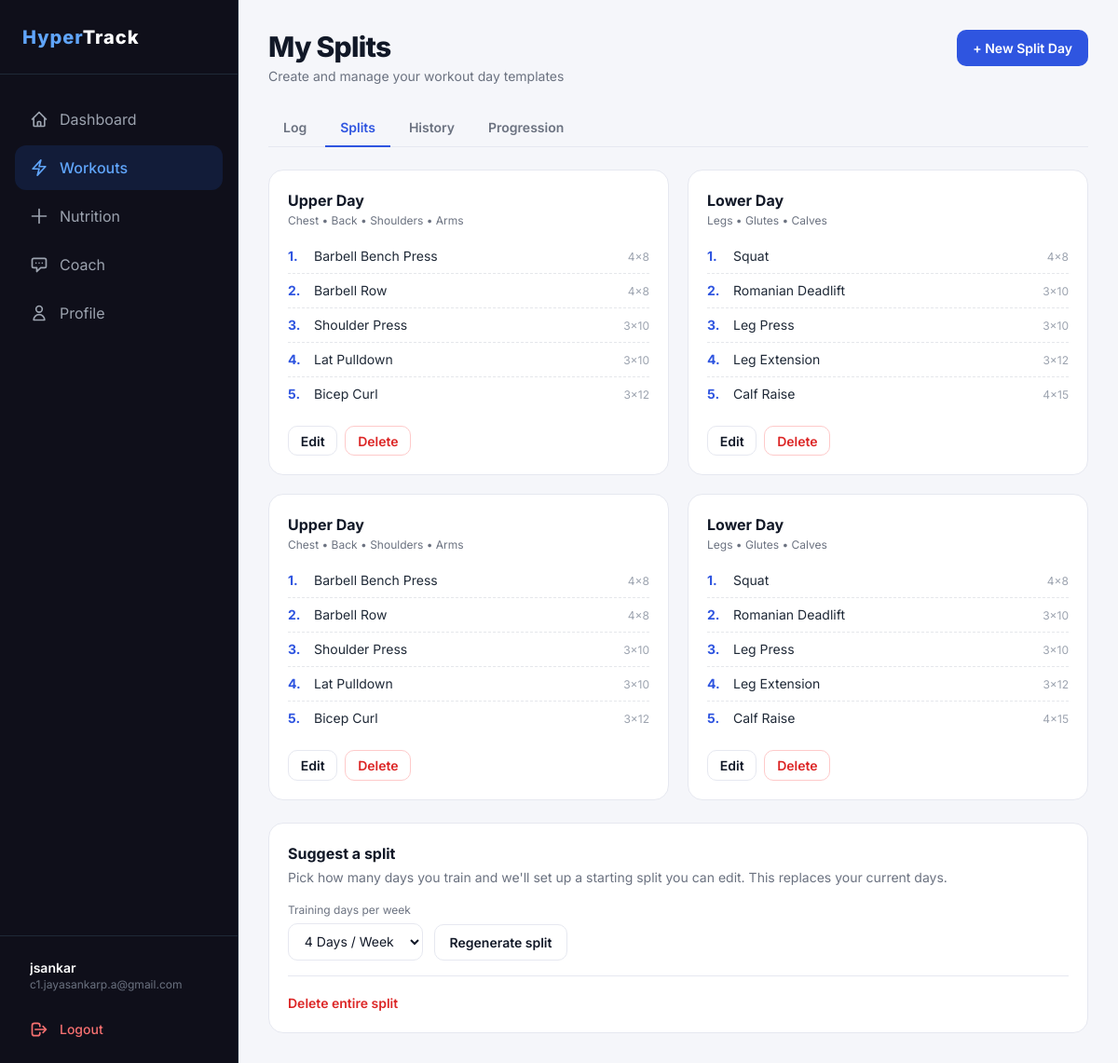
The app's page /workouts/split/ (signed in) with its own data.
### accounts/models.py (models this page shows, shortened)
class User(AbstractUser):
    email = models.EmailField(unique=True)
    name = models.CharField(max_length=150, blank=True)
    age = models.PositiveIntegerField(null=True, blank=True)
    height_cm = models.DecimalField(max_digits=5, decimal_places=2, null=True, blank=True)
    weight_kg = models.DecimalField(max_digits=5, decimal_places=2, null=True, blank=True)
    GOAL_CHOICES = [
        ('lose_weight', 'Lose Weight'),
        ('gain_muscle', 'Gain Muscle'),
        ('maintain', 'Maintain'),
    ]
    goal = models.CharField(
        max_length=20,
        choices=GOAL_CHOICES,
        default='maintain'
    )
    created_at = models.DateTimeField(auto_now_add=True)
    objects = UserManager()
    USERNAME_FIELD = 'email'
    REQUIRED_FIELDS = []  # email is USERNAME_FIELD, username is auto-filled to email

### workouts/models.py (models this page shows, shortened)
class SplitDay(models.Model):
    split = models.ForeignKey(WorkoutSplit, on_delete=models.CASCADE, related_name='days')
    order = models.PositiveSmallIntegerField(default=1)
    label = models.CharField(max_length=50)
    muscle_focus = models.CharField(max_length=100, blank=True)  # e.g. "Chest, Shoulders, Triceps"
    class Meta:
        ordering = ['order', 'id']

class SplitExercise(models.Model):
    day = models.ForeignKey(SplitDay, on_delete=models.CASCADE, related_name='exercises')
    exercise = models.CharField(max_length=50)
    target_sets = models.PositiveIntegerField(
        validators=[MinValueValidator(1, message="Target sets must be a positive integer.")]
    )
    target_reps = models.PositiveIntegerField(
        validators=[MinValueValidator(1, message="Target reps must be a positive integer.")]
    )
    order = models.PositiveSmallIntegerField(default=1)
    class Meta:
        ordering = ['order', 'id']

class WorkoutSplit(models.Model):
    user = models.OneToOneField(
        settings.AUTH_USER_MODEL,
        on_delete=models.CASCADE,
        related_name='workout_split'
    )
    days_per_week = models.PositiveSmallIntegerField(
        validators=[MinValueValidator(1, message="Days per week must be at least 1.")]
    )
    updated_at = models.DateTimeField(auto_now=True)
    created_at = models.DateTimeField(auto_now_add=True)

### workouts/views.py (the view)
# urls.py: path('split/', views.split_view, name='workout_split'),
@login_required
def split_view(request):
    split = _get_split(request.user)
    lib = _library(request.user)
    days = []
    if split:
        for day in split.days.all():
            day.focus_list = _focus(day, lib)
            days.append(day)
    return render(request, 'workouts/splits.html', {
        'split': split,
        'days': days,
        'day_options': range(1, 8),
        'active_tab': 'workouts',
    })

### workouts/views.py (called while the page is built, shortened)
def _library(user):
    rows = (
        Exercise.objects.filter(Q(user__isnull=True) | Q(user=user))
        .order_by(F('user_id').asc(nulls_first=True))
    )
    return {r.name.lower(): {'name': r.name, 'group': r.muscle_group} for r in rows}

def _get_split(user):
    return WorkoutSplit.objects.filter(user=user).prefetch_related('days__exercises').first()

def _focus(day, lib):
    if day.muscle_focus.strip():
        return [g.strip() for g in day.muscle_focus.split(',') if g.strip()]

### templates/workouts/splits.html (shortened to what this page needs)
{% extends 'base.html' %}
{% block extra_head %}
<link rel="stylesheet" href="/static/css/workouts.css">
{% endblock %}
{% block content %}
<div class="wk-page">
<div class="p-5 md:p-8 max-w-6xl mx-auto space-y-6">
    <div class="flex flex-wrap items-start justify-between gap-4">
        <div>
            <h1 class="text-3xl font-extrabold text-gray-900 tracking-tight">My Splits</h1>
            <p class="text-sm text-gray-500 mt-1">Create and manage your workout day templates</p>
        </div>
        <a href="{% url 'workout_split_day_add' %}" class="wk-btn wk-btn-primary">+ New Split Day</a>
    </div>
    {% include 'workouts/_tabs.html' with current='splits' %}
    {% if days %}
    <div class="grid grid-cols-1 md:grid-cols-2 gap-5">
        {% for day in days %}
        <article class="wk-card p-5 flex flex-col">
            <h2 class="text-base font-bold text-gray-900">{{ day.label }}</h2>
            {% if day.focus_list %}<p class="text-xs text-gray-500 mt-0.5">{{ day.focus_list|join:" • " }}</p>{% endif %}
            {% if day.exercises.all %}
            <ol class="mt-3 flex-1 divide-y divide-dashed divide-gray-200">
                {% for ex in day.exercises.all %}
                <li class="flex items-baseline gap-3 py-2 text-sm text-gray-800">
                    <span class="w-4 font-bold text-[#2f55e0]">{{ forloop.counter }}.</span>
                    <span class="flex-1">{{ ex.exercise }}</span>
                    <span class="text-xs text-gray-400">{{ ex.target_sets }}×{{ ex.target_reps }}</span>
                </li>
                {% endfor %}
            </ol>
            {% else %}
            <p class="mt-3 flex-1 text-sm text-gray-400">No exercises planned yet.</p>
            {% endif %}
            <div class="flex items-center gap-2 mt-4">
                <a href="{% url 'workout_split_day_edit' day.id %}" class="wk-btn wk-btn-ghost wk-btn-sm">Edit</a>
                <form method="post" action="{% url 'workout_split_day_delete' day.id %}" onsubmit="return confirm('Delete {{ day.label|escapejs }}? Saved workouts stay in your history.');">
                    <button type="submit" class="wk-btn wk-btn-danger wk-btn-sm">Delete</button>
                </form>
            </div>
        </article>
        {% endfor %}
    </div>
    {% else %}
    <div class="wk-card py-14 px-6 text-center">
        <h2 class="text-lg font-bold text-gray-900">No split yet</h2>
        <p class="text-sm text-gray-500 mt-1 max-w-md mx-auto">Generate a suggested split below, or build your own with “New Split Day”.</p>
    </div>
    {% endif %}
    <section class="wk-card p-5">
        <h2 class="text-base font-bold text-gray-900">Suggest a split</h2>
        <p class="text-sm text-gray-500 mt-1">Pick how many days you train and we'll set up a starting split you can edit.{% if split %} This replaces your current days.{% endif %}</p>
        <form method="post" action="{% url 'workout_split_generate' %}" class="mt-4 flex flex-wrap items-end gap-3" {% if split %}onsubmit="return confirm('Replace your current split with a suggested one?');"{% endif %}>
            <div>
                <label class="wk-label" for="gen-days">Training days per week</label>
                <select id="gen-days" name="days_per_week" class="wk-input">
                    {% for n in day_options %}<option value="{{ n }}" {% if split and split.days_per_week == n or not split and n == 5 %}selected{% endif %}>{{ n }} Day{{ n|pluralize }} / Week</option>{% endfor %}
                </select>
            </div>
            <button type="submit" class="wk-btn wk-btn-ghost">{% if split %}Regenerate split{% else %}Generate split{% endif %}</button>
        </form>
        {% if split %}
        <form method="post" action="{% url 'workout_split_reset' %}" class="mt-4 pt-4 border-t border-[#e6e8f0]" onsubmit="return confirm('Delete your entire split? This cannot be undone.');">
            <button type="submit" class="text-sm font-semibold text-red-600 hover:underline">Delete entire split</button>
        </form>
        {% endif %}
    </section>
</div>
</div>
{% endblock %}

### templates/base.html (shortened to what this page needs)
<!DOCTYPE html>
<html lang="en">
<head>
    <script src="https://cdn.tailwindcss.com"></script>
    <link rel="stylesheet" href="/static/css/style.css">
    {% block extra_head %}{% endblock %}
</head>
<body class="bg-gray-50 text-gray-900 font-sans min-h-screen flex flex-col md:flex-row">
    {% if user.is_authenticated %}
    <aside class="hidden md:flex flex-col w-64 bg-brand-dark text-white min-h-screen flex-shrink-0 border-r border-gray-800">
        <div class="h-20 flex items-center px-6 border-b border-gray-800">
            <span class="text-xl font-extrabold tracking-wider">
            <span class="text-blue-400">Hyper</span><span class="text-white">Track</span>
            </span>
        </div>
        <nav class="flex-1 px-4 py-6 space-y-1">
            <a href="{% url 'dashboard' %}" class="flex items-center px-4 py-3 rounded-xl transition-all duration-150 group {% if active_tab == 'dashboard' %}bg-blue-600/15 text-blue-400 font-medium{% else %}text-gray-400 hover:text-white hover:bg-white/5{% endif %}">
                <svg class="w-5 h-5 mr-3" fill="none" stroke="currentColor" stroke-width="2" viewBox="0 0 24 24">
                    <path stroke-linecap="round" stroke-linejoin="round" d="M3 12l2-2m0 0l7-7 7 7M5 10v10a1 1 0 001 1h3m10-11l2 2m-2-2v10a1 1 0 01-1 1h-3m-6 0a1 1 0 001-1v-4a1 1 0 011-1h2a1 1 0 011 1v4a1 1 0 001 1m-6 0h6"/>
                </svg>
                Dashboard
            </a>
            <a href="{% url 'workout_list' %}" class="flex items-center px-4 py-3 rounded-xl transition-all duration-150 group {% if active_tab == 'workouts' %}bg-blue-600/15 text-blue-400 font-medium{% else %}text-gray-400 hover:text-white hover:bg-white/5{% endif %}">
                <svg class="w-5 h-5 mr-3" fill="none" stroke="currentColor" stroke-width="2" viewBox="0 0 24 24">
                    <path stroke-linecap="round" stroke-linejoin="round" d="M3.75 13.5l10.5-11.25L12 10.5h8.25L9.75 21.75 12 13.5H3.75z"/>
                </svg>
                Workouts
            </a>
            <a href="{% url 'nutrition_daily' %}" class="flex items-center px-4 py-3 rounded-xl transition-all duration-150 group {% if active_tab == 'nutrition' %}bg-blue-600/15 text-blue-400 font-medium{% else %}text-gray-400 hover:text-white hover:bg-white/5{% endif %}">
                <svg class="w-5 h-5 mr-3" fill="none" stroke="currentColor" stroke-width="2" viewBox="0 0 24 24">
                    <path stroke-linecap="round" stroke-linejoin="round" d="M12 3v18m9-9H3"/>
                </svg>
                Nutrition
            </a>
            <a href="{% url 'chatbot' %}" class="flex items-center px-4 py-3 rounded-xl transition-all duration-150 group {% if active_tab == 'chatbot' %}bg-blue-600/15 text-blue-400 font-medium{% else %}text-gray-400 hover:text-white hover:bg-white/5{% endif %}">
                <svg class="w-5 h-5 mr-3" fill="none" stroke="currentColor" stroke-width="2" viewBox="0 0 24 24">
                    <path stroke-linecap="round" stroke-linejoin="round" d="M8 10h.01M12 10h.01M16 10h.01M9 16H5a2 2 0 01-2-2V6a2 2 0 012-2h14a2 2 0 012 2v8a2 2 0 01-2 2h-5l-5 5v-5z"/>
                </svg>
                Coach
            </a>
            <a href="{% url 'profile' %}" class="flex items-center px-4 py-3 rounded-xl transition-all duration-150 group {% if active_tab == 'profile' %}bg-blue-600/15 text-blue-400 font-medium{% else %}text-gray-400 hover:text-white hover:bg-white/5{% endif %}">
                <svg class="w-5 h-5 mr-3" fill="none" stroke="currentColor" stroke-width="2" viewBox="0 0 24 24">
                    <path stroke-linecap="round" stroke-linejoin="round" d="M16 7a4 4 0 11-8 0 4 4 0 018 0zM12 14a7 7 0 00-7 7h14a7 7 0 00-7-7z"/>
                </svg>
                Profile
            </a>
        </nav>
        <div class="p-4 border-t border-gray-800 flex flex-col gap-3">
            <div class="px-4 py-2">
                <p class="text-sm font-semibold truncate">{{ user.name|default:user.email }}</p>
                <p class="text-xs text-gray-500 truncate">{{ user.email }}</p>
            </div>
            <a href="{% url 'logout' %}" class="flex items-center px-4 py-2.5 text-sm font-medium text-red-400 hover:text-red-300 hover:bg-red-500/10 rounded-xl transition-all">
                <svg class="w-5 h-5 mr-3" fill="none" stroke="currentColor" stroke-width="2" viewBox="0 0 24 24">
                    <path stroke-linecap="round" stroke-linejoin="round" d="M17 16l4-4m0 0l-4-4m4 4H7m6 4v1a3 3 0 01-3 3H6a3 3 0 01-3-3V7a3 3 0 013-3h4a3 3 0 013 3v1"/>
                </svg>
                Logout
            </a>
        </div>
    </aside>
    {% endif %}
    <main class="flex-1 min-h-screen {% if user.is_authenticated %}pb-20 md:pb-0{% endif %}">
        {% block content %}{% endblock %}
    </main>
</body>
</html>

### static/css/style.css (style rules this page uses)
body { -webkit-font-smoothing: antialiased; -moz-osx-font-smoothing: grayscale; }

### static/css/workouts.css (style rules this page uses)
:root { --wk-bg: #f5f6fa; --wk-primary: #2f55e0; --wk-primary-dark: #2545c4; --wk-border: #e6e8f0; --wk-muted: #6b7280; }
.wk-page { background: var(--wk-bg); min-height: 100vh; }
.wk-card { background: #fff; border: 1px solid var(--wk-border); border-radius: 16px; }
.wk-btn { display: inline-flex; align-items: center; justify-content: center; gap: .4rem; padding: .6rem 1rem; border-radius: 10px; border: 1px solid transparent; font-size: .875rem; font-weight: 600; line-height: 1.25; cursor: pointer; transition: background-color .15s, border-color .15s, color .15s; }
.wk-btn-sm { padding: .4rem .8rem; }
.wk-btn-primary { background: var(--wk-primary); color: #fff; }
.wk-btn-ghost { background: #fff; border-color: var(--wk-border); color: #111827; }
.wk-btn-danger { background: #fff; border-color: #fecaca; color: #dc2626; }
.wk-input { width: 100%; padding: .6rem .8rem; background: #fff; color: #111827; border: 1px solid var(--wk-border); border-radius: 10px; font-size: .875rem; }
.wk-label { display: block; margin-bottom: .3rem; font-size: .75rem; color: var(--wk-muted); }

### records on screen
User: name "jsankar", email "c1.jayasankarp.a@gmail.com"
SplitDay: label "Upper Day", focus_list "Chest • Back • Shoulders • Arms"
SplitExercise: exercise "Barbell Bench Press", target_sets "4", target_reps "8"
SplitExercise: exercise "Barbell Row", target_sets "4", target_reps "8"
SplitExercise: exercise "Shoulder Press", target_sets "3", target_reps "10"
SplitExercise: exercise "Lat Pulldown", target_sets "3", target_reps "10"
SplitExercise: exercise "Bicep Curl", target_sets "3", target_reps "12"
SplitDay: label "Lower Day", focus_list "Legs • Glutes • Calves"
SplitExercise: exercise "Squat", target_sets "4", target_reps "8"
SplitExercise: exercise "Romanian Deadlift", target_sets "3", target_reps "10"
SplitExercise: exercise "Leg Press", target_sets "3", target_reps "10"
SplitExercise: exercise "Leg Extension", target_sets "3", target_reps "12"
SplitExercise: exercise "Calf Raise", target_sets "4", target_reps "15"
SplitDay: label "Upper Day", focus_list "Chest • Back • Shoulders • Arms"
SplitExercise: exercise "Barbell Bench Press", target_sets "4", target_reps "8"
SplitExercise: exercise "Barbell Row", target_sets "4", target_reps "8"
SplitExercise: exercise "Shoulder Press", target_sets "3", target_reps "10"
SplitExercise: exercise "Lat Pulldown", target_sets "3", target_reps "10"
SplitExercise: exercise "Bicep Curl", target_sets "3", target_reps "12"
SplitDay: label "Lower Day", focus_list "Legs • Glutes • Calves"
SplitExercise: exercise "Squat", target_sets "4", target_reps "8"
SplitExercise: exercise "Romanian Deadlift", target_sets "3", target_reps "10"
SplitExercise: exercise "Leg Press", target_sets "3", target_reps "10"
SplitExercise: exercise "Leg Extension", target_sets "3", target_reps "12"
SplitExercise: exercise "Calf Raise", target_sets "4", target_reps "15"
WorkoutSplit: days_per_week "4 Days / Week"
